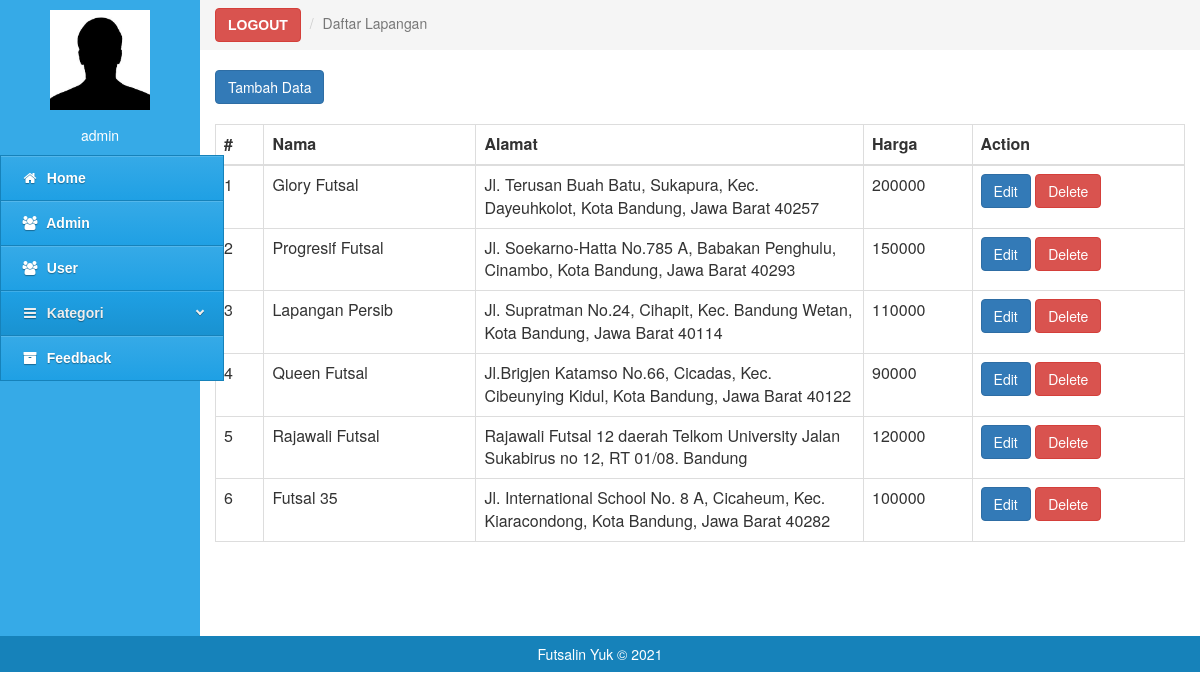
Screenshot of /admin-tool/daftarlapangan.php (signed in) with the database file from the repository.
### tables this page shows
CREATE TABLE `lapangan` (
  `id` int(11) NOT NULL,
  `nama` varchar(255) NOT NULL,
  `harga` int(11) NOT NULL,
  `image` varchar(255) DEFAULT NULL,
  `alamat` text DEFAULT NULL
);

### admin-tool/daftarlapangan.php (the view, shortened to what this page needs)
<?php
include '../config/connection.php';
$query = mysqli_query($conn, "SELECT * FROM lapangan");
?>
<!doctype>
<html lang='ind'>
<head>
   <link rel="stylesheet" href="../assets/css/styles-menu-admin.css">
   <link rel="stylesheet" href="../assets/css/bootstrap.min.css">
   <link rel="stylesheet" href="../assets/css/font-awesome.min.css">
</head>
<body>
   <div class="col-md-2 colmenu" style="padding:0;">
      <div class="col-md-12" style="padding:10px;"><center><img src="../assets/img/profil.jpg" alt="" height="100px" width="100px"></center></div>
      <div class="col-md-12" style="padding:5px;padding-bottom:10px;color:#fff;"><center><?= $_SESSION["nama"] ?></center></div>
      <div id='cssmenu'>
<ul>
   <li><a href='home.php'><i class="fa fa-home fa-fw"></i>&nbsp; Home</a></li>
   <li><a href='admin.php'><i class="fa fa-users fa-fw"></i>&nbsp; Admin</a></li>
   <li><a href='user.php'><i class="fa fa-users fa-fw"></i>&nbsp; User</a></li>
   <li class='active has-sub'><a href='#'><i class="fa fa-bars fa-fw"></i>&nbsp; Kategori</a>
   </li>
   <li><a href='daftar_feedback.php'><i class="fa fa-archive fa-fw"></i>&nbsp; Feedback</a></li>
</div>
   </div>
    <div class="col-md-10" style="padding:0px">
      <ol class="breadcrumb" style="margin:0;border-radius:0;">
	  <li> <a class="btn btn-danger my-2 my-sm-0 text-light"  style="font-family: Arial; font-weight: bold;"   href="../Login/logout.php">LOGOUT</a> </li>
          <li class="active">Daftar Lapangan</li>
      </ol>
   </div>
   <div class="col-md-10" style="margin-top: 0px;">
				<?php if(mysqli_num_rows($query) < 1){ ?>
					<div class="text-center">
						<p>There is no data</p>
						<a href="lapangan.php" class="btn btn-dark text-center">Add Product</a>
					</div>
				<?php }else{ ?>
					<br>
					<a href="lapangan.php" class="btn btn-primary mt-3">Tambah Data</a>
					<br><br>
					<table class="table table-bordered mt-3">
						<thead class="thead-dark">
							<tr>
								<th width="5%">#</th>
								<th>Nama</th>
								<th width="40%">Alamat</th>
								<th>Harga</th>
								<th>Action</th>
							</tr>
						</thead>
						<tbody>
							<?php $no = 0 ?>
							<?php while($data = mysqli_fetch_array($query)){ ?>
								<tr>
									<td><?php echo $no + 1; ?></td>
									<td><?php echo $data['nama'] ?></td>
									<td><?php echo $data['alamat'] ?></td>
									<td><?php echo $data['harga'] ?></td>
									<td>
										<a href="editlapangan.php?id=<?php echo $data['id']; ?>" class="btn btn-primary">Edit</a>
										<a href="delete_lapangan.php?id=<?php echo $data['id']; ?>" class="btn btn-danger" onclick="return confirm('Apakah anda yakin?')">Delete</a>
									</td>
									<?php $no++; ?>
								</tr>
							<?php } ?>
						</tbody>
					</table>
				<?php } ?>
			</div>
   <div class="col-md-12" style="background:#1682ba;padding:8px;color:#fff;"><center>Futsalin Yuk</a> &copy 2021</center></div>
</body>
<html>

### assets/css/styles-menu-admin.css (style rules this page uses)
#cssmenu, #cssmenu ul, #cssmenu ul li, #cssmenu ul li a { margin: 0; padding: 0; border: 0; list-style: none; line-height: 1; display: block; position: relative; -webkit-box-sizing: border-box; -moz-box-sizing: border-box; box-sizing: border-box; }
#cssmenu { width: 224px; font-family: Helvetica, Arial, sans-serif; color: #ffffff; float: left; }
#cssmenu > ul > li > a { padding: 15px 20px; border-left: 1px solid #1682ba; border-right: 1px solid #1682ba; border-top: 1px solid #1682ba; cursor: pointer; z-index: 2; font-size: 14px; font-weight: bold; text-decoration: none; color: #ffffff; text-shadow: 0 1px 1px rgba(0, 0, 0, 0.35); background: #36aae7; background: -webkit-linear-gradient(#36aae7, #1fa0e4); background: -moz-linear-gradient(#36aae7, #1fa0e4); background: -o-linear-gradient(#36aae7, #1fa0e4); background: -ms-linear-gradient(#36aae7, #1fa0e4); background: linear-gradient(#36aae7, #1fa0e4); box-shadow: inset 0 1px 0 rgba(255, 255, 255, 0.15); }
#cssmenu > ul > li > a:hover, #cssmenu > ul > li.active > a, #cssmenu > ul > li.open > a { color: #eeeeee; background: #1fa0e4; background: -webkit-linear-gradient(#1fa0e4, #1992d1); background: -moz-linear-gradient(#1fa0e4, #1992d1); background: -o-linear-gradient(#1fa0e4, #1992d1); background: -ms-linear-gradient(#1fa0e4, #1992d1); background: linear-gradient(#1fa0e4, #1992d1); }
#cssmenu > ul > li:last-child > a, #cssmenu > ul > li.last > a { border-bottom: 1px solid #1682ba; }
.colmenu { background:#36aae7;padding:0; height:636px; }

### rows the page displays
lapangan: nama "Glory Futsal", alamat "Jl. Terusan Buah Batu, Sukapura, Kec. Dayeuhkolot, Kota Bandung, Jawa Barat 40257", harga "200000"
lapangan: nama "Progresif Futsal", alamat "Jl. Soekarno-Hatta No.785 A, Babakan Penghulu, Cinambo, Kota Bandung, Jawa Barat 40293", harga "150000"
lapangan: nama "Lapangan Persib", alamat "Jl. Supratman No.24, Cihapit, Kec. Bandung Wetan, Kota Bandung, Jawa Barat 40114", harga "110000"
lapangan: nama "Queen Futsal", alamat "Jl.Brigjen Katamso No.66, Cicadas, Kec. Cibeunying Kidul, Kota Bandung, Jawa Barat 40122", harga "90000"
lapangan: nama "Rajawali Futsal", alamat "Rajawali Futsal 12 daerah Telkom University Jalan Sukabirus no 12, RT 01/08. Bandung", harga "120000"
lapangan: nama "Futsal 35", alamat "Jl. International School No. 8 A, Cicaheum, Kec. Kiaracondong, Kota Bandung, Jawa Barat 40282", harga "100000"

### other values shown
$_SESSION["nama"] "admin"
